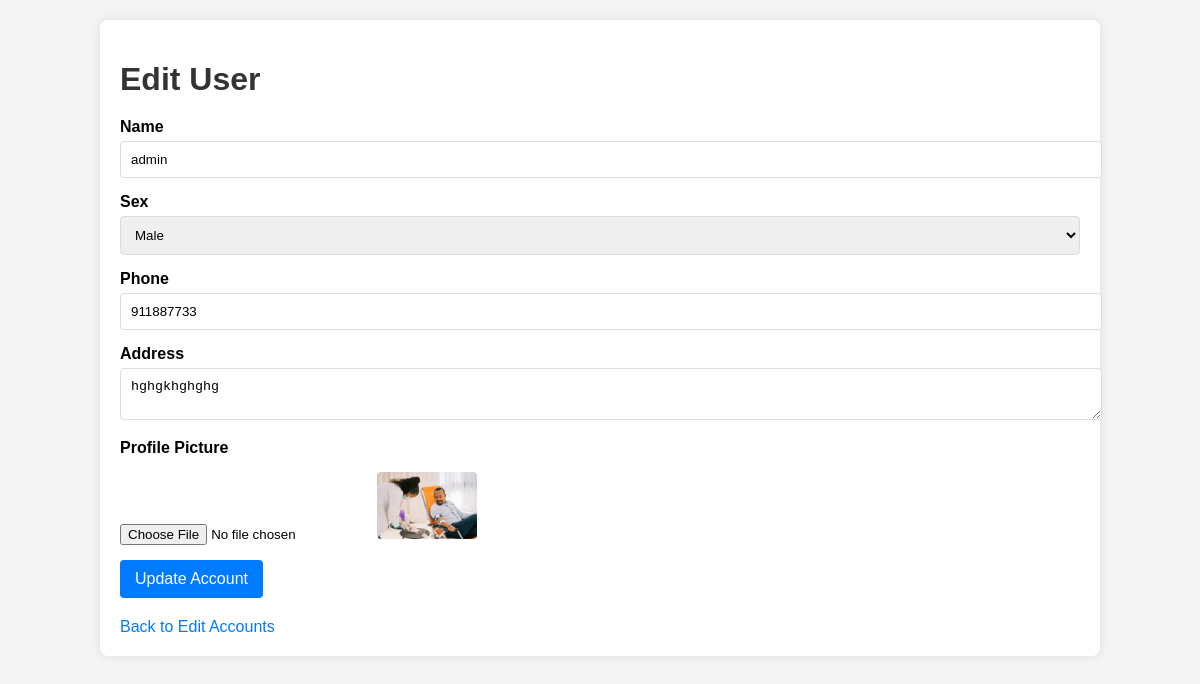
Page /pages/admin/edit_user_form.php?id=2 (signed in) on the committed database.
### tables this page shows
CREATE TABLE `users` (
  `id` int(11) NOT NULL,
  `name` varchar(100) DEFAULT NULL,
  `email` varchar(100) DEFAULT NULL,
  `password` varchar(255) DEFAULT NULL,
  `role` enum('admin','donor','nurse','inventory_manager','hospital') NOT NULL,
  `is_verified` tinyint(1) DEFAULT 0,
  `last_donation_date` date DEFAULT NULL,
  `verification_token` varchar(255) DEFAULT NULL,
  `height` varchar(10) DEFAULT NULL,
  `weight` varchar(10) DEFAULT NULL,
  `blood_type` varchar(10) DEFAULT NULL,
  `sex` enum('Male','Female') NOT NULL,
  `profile_picture` varchar(255) DEFAULT NULL,
  `phone` varchar(15) DEFAULT NULL,
  `address` varchar(255) DEFAULT NULL,
  `status` enum('active','blocked') DEFAULT 'active'
);

### pages/admin/edit_user_form.php (the view, shortened to what this page needs)
<?php
include '../../includes/db.php';
$user = null;
if (isset($_GET['id'])) {
    $id = intval($_GET['id']);
    $stmt = $mysqli->prepare("SELECT * FROM users WHERE id = ? AND role != 'donor'");
    $stmt->bind_param('i', $id);
    $stmt->execute();
    $user = $stmt->get_result()->fetch_assoc();
} else {
    echo "No user ID provided.";
    exit();
}
?>
<!DOCTYPE html>
<html lang="en">
<head>
    <link rel="stylesheet" href="../../css/styles.css">
</head>
<body>
<div class="container">
    <h1>Edit User</h1>
    <?php if ($user): ?>
        <form method="POST" action="" enctype="multipart/form-data">
            <div class="form-group">
                <label for="name">Name</label>
                <input type="text" id="name" name="name" value="<?php echo htmlspecialchars($user['name']); ?>" required>
            </div>
            <div class="form-group">
                <label for="sex">Sex</label>
                <select id="sex" name="sex" required>
                    <option value="male" <?php echo ($user['sex'] === 'male') ? 'selected' : ''; ?>>Male</option>
                </select>
            </div>
            <div class="form-group">
                <label for="phone">Phone</label>
                <input type="text" id="phone" name="phone" value="<?php echo htmlspecialchars($user['phone']); ?>" required>
            </div>
            <div class="form-group">
                <label for="address">Address</label>
                <textarea id="address" name="address" required><?php echo htmlspecialchars($user['address']); ?></textarea>
            </div>
            <div class="form-group">
                <label for="profile_picture">Profile Picture</label>
                <input type="file" id="profile_picture" name="profile_picture">
                <?php if ($user['profile_picture']): ?>
                    <img src="../../uploads/profile_pictures/<?php echo htmlspecialchars($user['profile_picture']); ?>" alt="Profile Picture" width="100">
                <?php endif; ?>
            </div>
            <button type="submit">Update Account</button>
        </form>
    <?php else: ?>
        <p class="error-message">User data not available. Please check the ID and try again.</p>
    <?php endif; ?>
    <div class="button-group">
        <a href="edit_account.php">Back to Edit Accounts</a>
    </div>
</div>
</body>
</html>

### css/styles.css (style rules this page uses)
body { font-family: Arial, sans-serif; margin: 0; padding: 0; }

### pages/admin/edit_user_form.php (style rules this page uses)
body { font-family: Arial, sans-serif; background-color: #f4f4f4; margin: 0; padding: 0; }
.container { width: 80%; margin: 0 auto; background: #fff; padding: 20px; box-shadow: 0 0 10px rgba(0, 0, 0, 0.1); border-radius: 8px; margin-top: 20px; }
h1 { color: #333; margin-bottom: 20px; }
.form-group { margin-bottom: 15px; }
.form-group label { display: block; margin-bottom: 5px; font-weight: bold; }
.form-group input[type="text"], .form-group textarea, .form-group select { width: 100%; padding: 10px; border: 1px solid #ddd; border-radius: 4px; }
.form-group input[type="file"] { border: none; padding: 0; }
.form-group img { border-radius: 4px; margin-top: 10px; }
button { background-color: #007bff; color: #fff; border: none; padding: 10px 15px; border-radius: 4px; cursor: pointer; font-size: 16px; }
.button-group { margin-top: 20px; }
.button-group a { color: #007bff; text-decoration: none; font-size: 16px; }

### rows in the picture
users: name "admin", phone "911887733", address "hghgkhghghg", profile_picture (picture)
